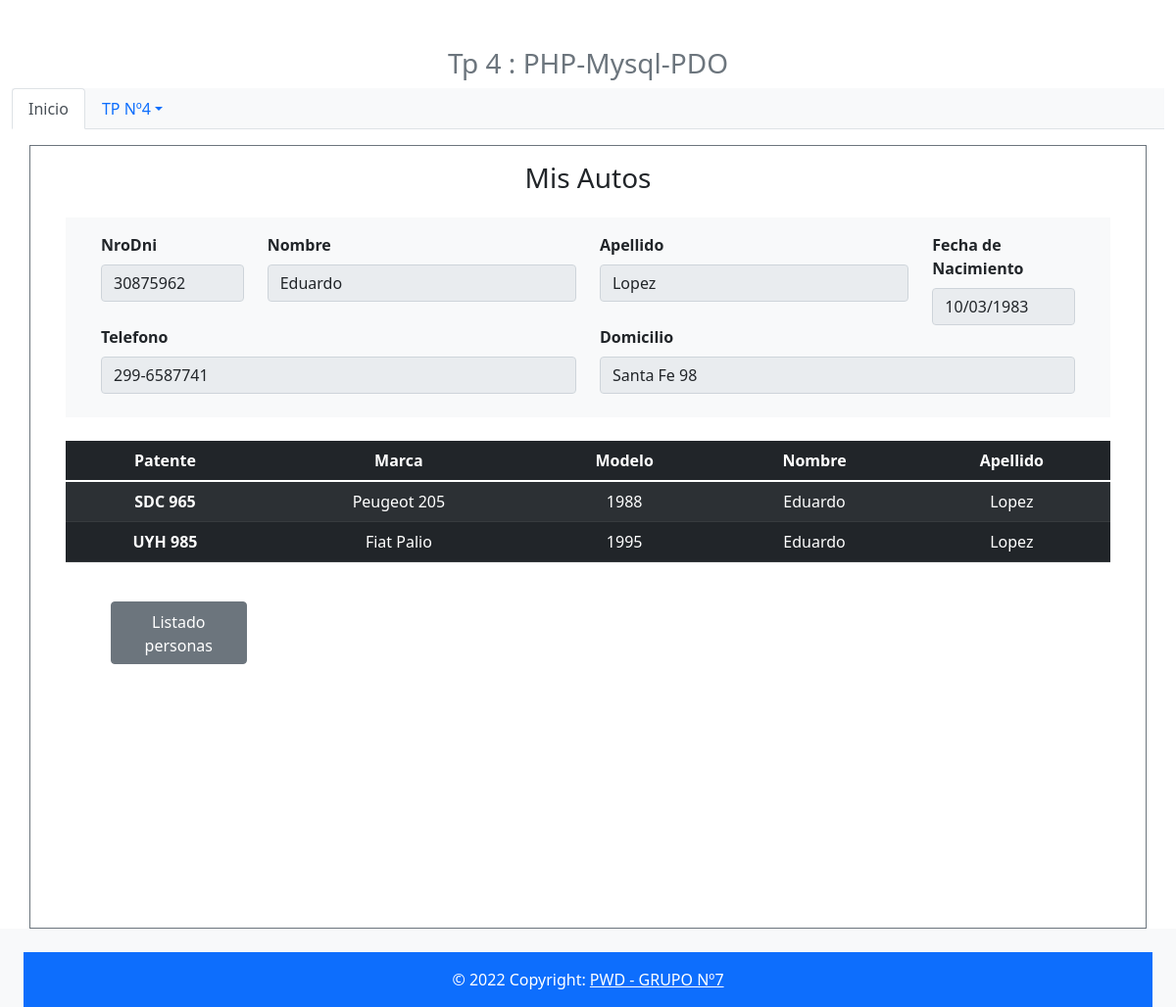
/Vista/autosPersona.php?NroDni=30875962, run on the app's committed database.
### tables this page shows
CREATE TABLE `persona` (
  `NroDni` varchar(10) NOT NULL,
  `Apellido` varchar(50) NOT NULL,
  `Nombre` varchar(50) NOT NULL,
  `fechaNac` date NOT NULL default '0000-00-00',
  `Telefono` varchar(20) NOT NULL,
  `Domicilio` varchar(200) NOT NULL,
  PRIMARY KEY  (`NroDni`)
);

CREATE TABLE `auto` (
  `Patente` varchar(10) NOT NULL,
  `Marca` varchar(50) NOT NULL,
  `Modelo` int(11) NOT NULL,
  `DniDuenio` varchar(10) NOT NULL,
  PRIMARY KEY  (`Patente`)
);

### utiles/funciones.php (called while the page is built, shortened)
<?php
function data_submitted()
{
    $_AAux = array();
    if (!empty($_POST))
    {
        $_AAux = $_POST;
    }
    else{
       if (!empty($_GET))
      {
        $_AAux = $_GET;
      }
    }
    return $_AAux;
}
spl_autoload_register(function ($clase) {
     $directorys = array(
         $GLOBALS['ROOT'].'modelo/',
         $GLOBALS['ROOT'].'control/',
         $GLOBALS['ROOT'].'modelo/conector/',
         $GLOBALS['ROOT'].'modelo/otrasclases/',
     );
 });

### Modelo/Persona.php (called while the page is built, shortened)
<?php
class Persona {
    private $NroDni;
    private $Nombre;
    private $Apellido;
    private $fechaNac;
    private $Telefono;
    private $Domicilio;
    public function __construct(){
        $this->NroDni="";
        $this->Nombre="";
        $this->Apellido="";
        $this->fechaNac="";
        $this->Telefono="";
        $this->Domicilio="";
    }
    public function getNroDni(){
        return $this->NroDni;
    }
    public function setNroDni($valor){
        $this->NroDni = $valor;
    }
    public function getNombre()
    {
        return $this->Nombre;
    }
    public function setNombre($Nombre)
    {
        $this->Nombre = $Nombre;
    }
    public function getApellido()
    {
        return $this->Apellido;
    }
    public function setApellido($Apellido)
    {
        $this->Apellido = $Apellido;
    }
    public function getFechaNac()
    {
        return $this->fechaNac;
    }
    public function setFechaNac($fechaNac)
    {
        $this->fechaNac = $fechaNac;
    }
    public function getDomicilio()
    {
        return $this->Domicilio;
    }
    public function setDomicilio($Domicilio)
    {
        $this->Domicilio = $Domicilio;
    }
    public function getTelefono(){
        return $this->Telefono;
    }
    public function setTelefono($valor){
        $this->Telefono = $valor;
    }
    public static function listar($parametro=""){
        $arreglo = array();
        $base=new BaseDatos();
        $sql="SELECT * FROM persona ";
        if ($parametro!="") {
            $sql.='WHERE '.$parametro;
        }
        $res = $base->Ejecutar($sql);
        if($res>-1){
            if($res>0){
                while ($row = $base->Registro()){
                    $obj= new Persona();
                    $obj->setear($row['NroDni'],$row['Nombre'],$row['Apellido'],$row['fechaNac'], $row['Telefono'], $row['Domicilio']);
                    array_push($arreglo, $obj);
                }
            }
        } else {
        }
        return $arreglo;
    }
  public function buscar($numDocumento)
  {
    $base = new BaseDatos();
    $consulta = "Select * from persona where NroDni='". $numDocumento."'";
    $resp = false;
    if ($base->Iniciar()) {
      if ($base->Ejecutar($consulta)) {
        if ($row2 = $base->Registro()) {
          $resp = true;
        }
      } else {
        $this->setmensajeoperacion($base->getError());
      }
    } else {
      $this->setmensajeoperacion($base->getError());
    }
    return $resp;
  }
}

### Modelo/conector/BaseDatos.php (called while the page is built, shortened)
<?php
class BaseDatos extends PDO {
  	private $conec;
  	private $indice;
  	private $resultado;
    public function __construct(){
        $this->indice =0;
        try {
           $this->conec=true;
        }catch (PDOException $e) {
            $this->sql = $e->getMessage();
            $this->conec=false;
        }
    }
    public function Iniciar(){
        return $this->getConec();
    }
    public function getConec(){
        return $this->conec;
    }
    public function setSQL($e){
        return "\n".$this->sql = $e;
    }
    public function Ejecutar($sql){
        if ( stristr($sql,"select")){
            $resp =  $this->EjecutarSelect($sql);
        }
        return $resp;
   }
   private function EjecutarSelect($sql){
       $cant = -1;
       $resultado=parent::query($sql);
       if(!$resultado){
           $this->analizarDebug();
       }else {
          $arregloResult = $resultado->fetchAll();
          $cant = count($arregloResult);
       }
       return $cant;
   }
   public function Registro() {
       $filaActual = false;
       $indiceActual = $this->getIndice();
       if ($indiceActual>=0) {
           $filas = $this->getResultado();
           if($indiceActual<count($filas)){
               $filaActual =  $filas[$indiceActual];
           }else {
               $this->setIndice(-1);
           }
       }
       return $filaActual;
   }
   private function setIndice ($valor){
       $this->indice = $valor;
   }
   private function getIndice (){
       return $this->indice;
   }
   private function setResultado($valor){
       $this->resultado = $valor;
   }
   private function getResultado(){
      return $this->resultado;
   }
}

### Control/ABMPersona.php (called while the page is built, shortened)
<?php
class ABMPersona{
    public function buscar($param){
        $where = " true ";
        if ($param<>NULL){
            if  (isset($param['NroDni']))
                $where.=" and NroDni ='".$param['NroDni']."'";
        }
        $arreglo = Persona::listar($where);
        return $arreglo;
    }
}

### Modelo/Auto.php (called while the page is built, shortened)
<?php
class Auto{
    public static function listar($parametro=""){
        $arreglo = array();
        $base=new BaseDatos();
        $sql="SELECT * FROM "."auto ";
        if ($parametro!="") {
            $sql.='WHERE '.$parametro;
        }
        $res = $base->Ejecutar($sql);
        if($res>-1){
            if($res>0){
                while ($row = $base->Registro()){
                    $obj= new Auto();
                    $objPersona=new Persona();
                    $objPersona->buscar($row['DniDuenio']);
                    $obj->setear($row['Patente'],$row['Marca'],$row['Modelo'],$objPersona);
                    array_push($arreglo, $obj);
                }
            }
        } else {
        }
        return $arreglo;
    }
}
?>

### Control/ABMAuto.php (called while the page is built, shortened)
<?php
   class ABMAuto{
    public function buscar($param){
        $where = " true ";
        if ($param<>NULL){
            if(isset($param['DniDuenio']))
                $where.=" and DniDuenio ='".$param['DniDuenio']."'";
          }
        $arreglo = Auto::listar($where);
        return $arreglo;
    }
}
?>

### Vista/autosPersona.php (the view, shortened to what this page needs)
<?php
include_once 'estructura/header.php';
$objAbmTabla = new ABMPersona();
$datos = data_submitted();
$obj =NULL;
if (isset($datos['NroDni'])){
    $listaTabla = $objAbmTabla->buscar($datos);
    if (count($listaTabla)==1){
        $obj= $listaTabla[0];
    }
}
?>
<div class="container border border-secondary principal mt-3 pt-3">
    <h3 class="text-center">Mis Autos</h3>
    <?php if ($obj!=null){?>
    <form method="post" class="row m-4 p-4 pt-3 bg-light fw-bold" action="personaresult.php">
        <div class="col-md-2">
            <label for="NroDni" class="form-label">NroDni</label>
            <input type="text" class="form-control" id="NroDni" name="NroDni" value="<?php echo $obj->getNroDni()?>" readonly required>
        </div>
        <div class="col-md-4">
            <label for="Nombre" class="form-label">Nombre</label>
            <input type="text" class="form-control" id="Nombre" name="Nombre" value="<?php echo $obj->getNombre()?>" readonly required>
        </div>
        <div class="col-md-4">
            <label for="Apellido" class="form-label">Apellido</label>
            <input type="text" class="form-control" id="Apellido" name="Apellido" value="<?php echo $obj->getApellido()?>" readonly required>
        </div>
        <div class="col-md-2">
            <label for="fechaNac" class="form-label">Fecha de Nacimiento</label>
            <div class="input-group">
                <input type="date" class="form-control" id="fechaNac" name="fechaNac" value="<?php echo $obj->getFechaNac()?>" readonly required>
            </div>
        </div>
        <div class="col-md-6">
            <label for="Telefono" class="form-label">Telefono</label>
            <input type="text" class="form-control" id="Telefono" name="Telefono" value="<?php echo $obj->getTelefono()?>" readonly required>
        </div>
        <div class="col-md-6">
            <label for="Domicilio" class="form-label">Domicilio</label>
            <input type="text" class="form-control" id="Domicilio" name="Domicilio" value="<?php echo $obj->getDomicilio()?>" readonly required>
        </div>
    </form>
<div class="row  m-4">
    <?php
    $objAbmTabla = new ABMAuto();
    $arrayDni=[ 'DniDuenio' => $obj->getNroDni()];
    $listaTabla = $objAbmTabla->buscar($arrayDni);
    if(count($listaTabla)>0){
    ?>
        <table class="table table-dark table-striped text-center">
            <thead>
                <tr>
                    <th scope="col">Patente</th>
                    <th scope="col">Marca</th>
                    <th scope="col">Modelo</th>
                    <th scope="col">Nombre</th>
                    <th scope="col">Apellido</th>
                </tr>
            </thead>
            <tbody>
                <?php
                    foreach ($listaTabla as $objTabla) {
                        echo '<tr>
                        <th scope="row">'.$objTabla->getPatente().'</th>';
                        echo '
                        <td>'.$objTabla->getMarca().'</td>';
                        echo '
                        <td>'.$objTabla->getModelo().'</td>';
                        echo '
                        <td>'.$objTabla->getObjPersona()->getNombre().'</td>';
                        echo '
                        <td>'.$objTabla->getObjPersona()->getApellido().'</td>';
                 }
                 echo '  </tbody>
                 </table>';
                }
                else{
                    echo "<h3 class='text-center'>No tiene autos registrados</h3>";
                }
                ?>
</div>
        <?php }else {
    echo "<p>No se encontro la clave que desea modificar";
}?>
  <div class="col-md-3">
            <a href="listaPersonas.php"class="btn btn-secondary d-grid gap-2 pl-0 mx-auto col-6 pt-2">Listado personas</a>
        </div>
    </div>
<?php
include_once 'estructura/footer.php'; ?>

### Vista/css/estilos.css (style rules this page uses)
.principal { min-height: 800px; width: auto; height: auto; }

### data on the page
persona: NroDni "30875962", Nombre "Eduardo", Apellido "Lopez", fechaNac "10/03/1983", Telefono "299-6587741", Domicilio "Santa Fe 98"
auto: Patente "SDC 965", Marca "Peugeot 205", Modelo "1988", DniDuenio.Nombre "Eduardo", DniDuenio.Apellido "Lopez"
auto: Patente "UYH 985", Marca "Fiat Palio", Modelo "1995", DniDuenio.Nombre "Eduardo", DniDuenio.Apellido "Lopez"
